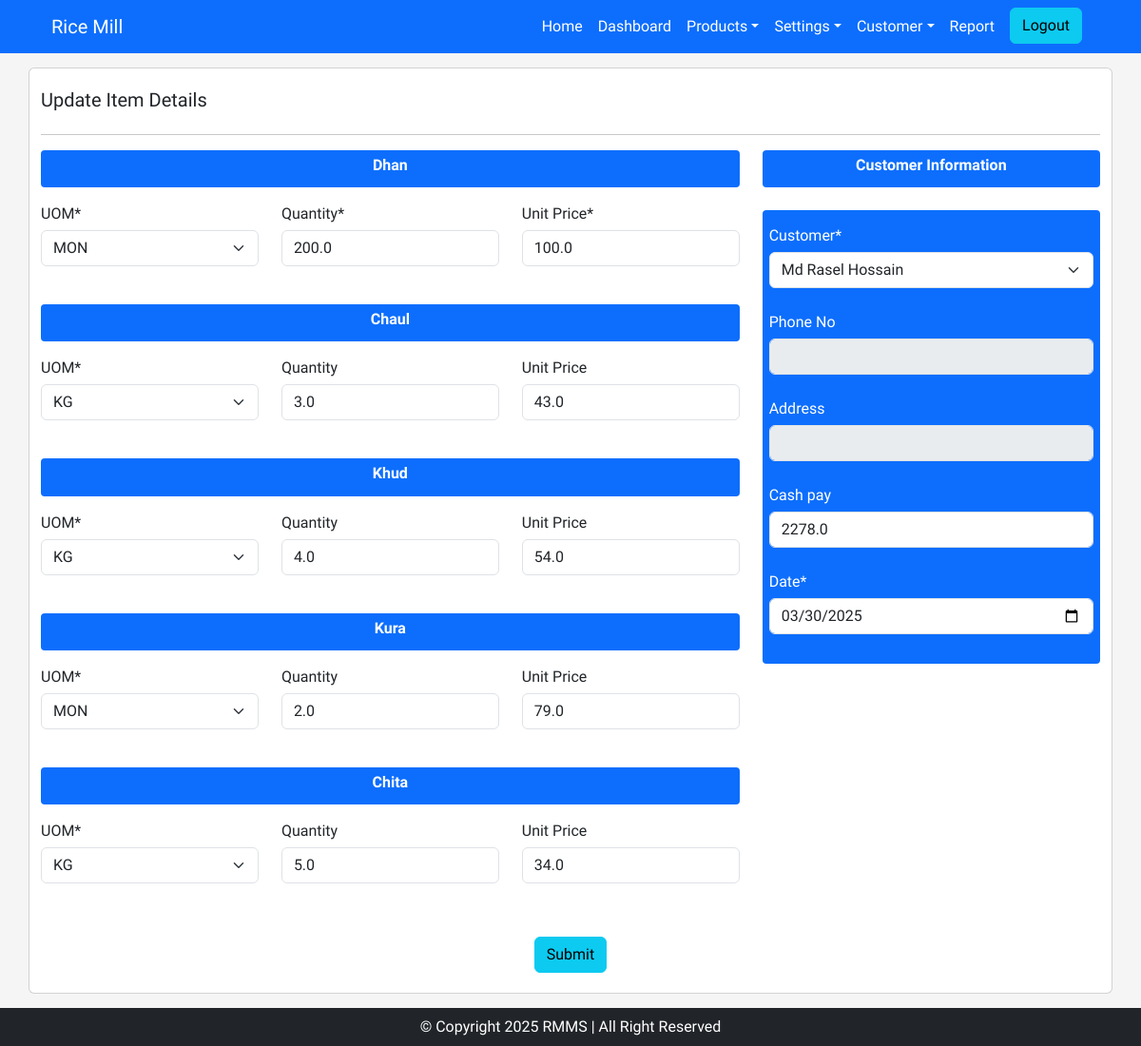
Page /add-items-details/update/2 (signed in) on the earlier database version.
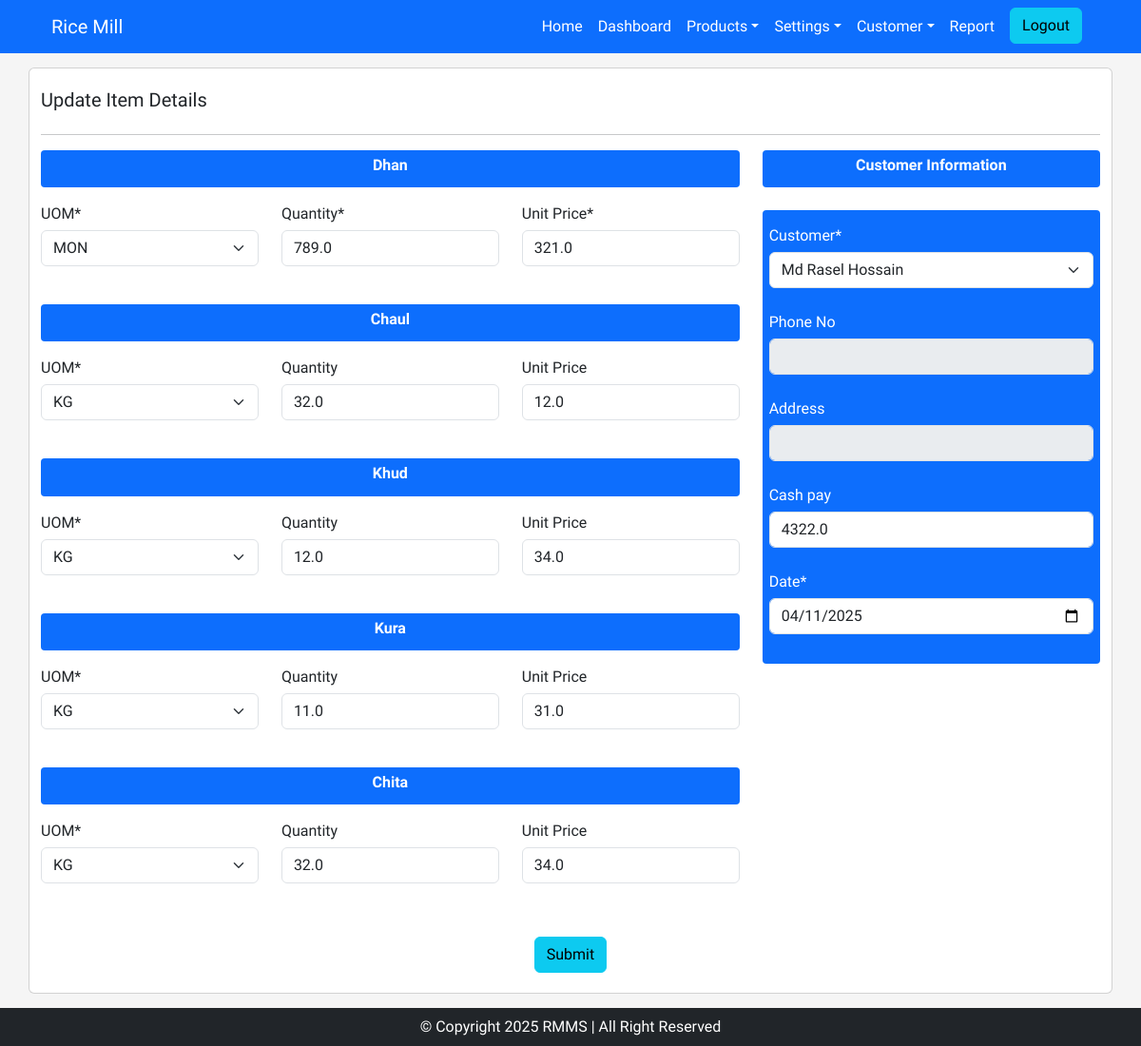
Same page on the later database version.
### rice_mill/models.py (models this page shows, shortened)
class AddItemsDetails(models.Model):
    customer = models.ForeignKey(Customer, on_delete=models.PROTECT, related_name='addItemDetails_customer')
    date = models.DateTimeField()
    cash_pay = models.FloatField(blank=True, null=True)
    dhan_uom = models.ForeignKey(Uom, on_delete=models.PROTECT, related_name="additems_uom_dhan")
    dhan_qty = models.FloatField()
    dhan_unit_price = models.FloatField()
    dhan_total = models.FloatField(blank=True, null=True)
    chaul_uom = models.ForeignKey(Uom, on_delete=models.PROTECT, related_name="additems_uom_chaul")
    chaul_qty = models.FloatField(blank=True, null=True)
    chaul_unit_price = models.FloatField(blank=True, null=True)
    chaul_total = models.FloatField(blank=True, null=True)
    khud_uom = models.ForeignKey(Uom, on_delete=models.PROTECT, related_name="additems_uom_khud")
    khud_qty = models.FloatField(blank=True, null=True)
    khud_unit_price = models.FloatField(blank=True, null=True)
    khud_total = models.FloatField(blank=True, null=True)
    kura_uom = models.ForeignKey(Uom, on_delete=models.PROTECT, related_name="additems_uom_kura")
    kura_qty = models.FloatField(blank=True, null=True)
    kura_unit_price = models.FloatField(blank=True, null=True)
    kura_total = models.FloatField(blank=True, null=True)
    chita_uom = models.ForeignKey(Uom, on_delete=models.PROTECT, related_name="additems_uom_chita")
    chita_qty = models.FloatField(blank=True, null=True)
    chita_unit_price = models.FloatField(blank=True, null=True)
    chita_total = models.FloatField(blank=True, null=True)

### rice_mill/views.py (the view, shortened to what this page needs)
# urls.py: path('add-items-details/update/<int:pk>', addItems_details_update_view, name='add_items_details_update'),
@login_required(login_url='login')
def addItems_details_update_view(request, pk):
    get_obj = AddItemsDetails.objects.get(id=pk)
    form = AddItemsDetailsForm(instance=get_obj)
    context = {
        'form': form
    }
    return render(request, 'pages/add_Items_details/update.html', context)

### rice_mill/models.py (called while the page is built)
    def __str__(self):
        return self.customer_name

    def __str__(self):
        return self.uom_name

### rice_mill/templates/pages/add_Items_details/update.html (shortened to what the changed rows need)
{% extends "base.html" %}
{% load crispy_forms_tags %}
{% block content %}
<div class="container base-container card" style="background-color: white;">
    <div class="row">
        <form action="" method="POST">
            <div class="row">
                <div class="col-md-8 items_info">
                    <div class="row my-3 mb-4">
                        <div class="col-md-4">
                            {{form.dhan_uom|as_crispy_field}}
                        </div>
                        <div class="col-md-4">
                            {{form.dhan_qty|as_crispy_field}}
                        </div>
                        <div class="col-md-4">
                            {{form.dhan_unit_price|as_crispy_field}}
                        </div>
                    </div>
                    <div class="row my-3 mb-4">
                        <div class="col-md-4">
                            {{form.chaul_uom|as_crispy_field}}
                        </div>
                        <div class="col-md-4">
                            {{form.chaul_qty|as_crispy_field}}
                        </div>
                        <div class="col-md-4">
                            {{form.chaul_unit_price|as_crispy_field}}
                        </div>
                    </div>
                    <div class="row my-3 mb-4">
                        <div class="col-md-4">
                            {{form.khud_uom|as_crispy_field}}
                        </div>
                        <div class="col-md-4">
                            {{form.khud_qty|as_crispy_field}}
                        </div>
                        <div class="col-md-4">
                            {{form.khud_unit_price|as_crispy_field}}
                        </div>
                    </div>
                    <div class="row my-3 mb-4">
                        <div class="col-md-4">
                            {{form.kura_uom|as_crispy_field}}
                        </div>
                        <div class="col-md-4">
                            {{form.kura_qty|as_crispy_field}}
                        </div>
                        <div class="col-md-4">
                            {{form.kura_unit_price|as_crispy_field}}
                        </div>
                    </div>
                    <div class="row my-3 mb-4">
                        <div class="col-md-4">
                            {{form.chita_uom|as_crispy_field}}
                        </div>
                        <div class="col-md-4">
                            {{form.chita_qty|as_crispy_field}}
                        </div>
                        <div class="col-md-4">
                            {{form.chita_unit_price|as_crispy_field}}
                        </div>
                    </div>
                </div>
                <div class="col-md-4">
                    <br>
                    <div class="customer_info">
                        <div class="row my-2">
                            <div class="col-md-12">
                                {{form.customer|as_crispy_field}}
                            </div>
                        </div>
                        <div class="row my-2">
                            <div class="col-md-12">
                                {{form.cash_pay|as_crispy_field}}
                            </div>
                        </div>
                        <div class="row my-2">
                            <div class="col-md-12">
                                {{form.date|as_crispy_field}}
                            </div>
                        </div>
                    </div>
                </div>
            </div>
        </form>
    </div>
</div>
{% endblock  %}

Differences in the rows shown:
changed AddItemsDetails "MON": dhan_qty "200.0" → "789.0"; dhan_unit_price "100.0" → "321.0"; chaul_qty "3.0" → "32.0"; chaul_unit_price "43.0" → "12.0"; khud_qty "4.0" → "12.0"; khud_unit_price "54.0" → "34.0"; kura_uom "MON" → "KG"; kura_qty "2.0" → "11.0"; kura_unit_price "79.0" → "31.0"; chita_qty "5.0" → "32.0"; cash_pay "2278.0" → "4322.0"; date "03/30/2025" → "04/11/2025"
